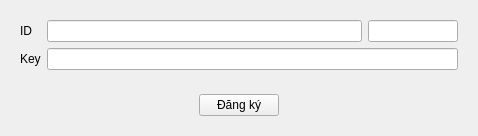
<?xml version="1.0" encoding="UTF-8"?>
<ui version="4.0">
 <class>RegisterDialog</class>
 <widget class="QDialog" name="RegisterDialog">
  <property name="geometry">
   <rect>
    <x>0</x>
    <y>0</y>
    <width>478</width>
    <height>136</height>
   </rect>
  </property>
  <property name="windowTitle">
   <string>Đăng ký</string>
  </property>
  <layout class="QGridLayout" name="gridLayout_2">
   <property name="leftMargin">
    <number>20</number>
   </property>
   <property name="topMargin">
    <number>20</number>
   </property>
   <property name="rightMargin">
    <number>20</number>
   </property>
   <property name="bottomMargin">
    <number>20</number>
   </property>
   <item row="2" column="1">
    <spacer name="verticalSpacer">
     <property name="orientation">
      <enum>Qt::Orientation::Vertical</enum>
     </property>
     <property name="sizeHint" stdset="0">
      <size>
       <width>20</width>
       <height>40</height>
      </size>
     </property>
    </spacer>
   </item>
   <item row="1" column="0">
    <widget class="XLabel" name="label_2">
     <property name="text">
      <string>Key</string>
     </property>
    </widget>
   </item>
   <item row="0" column="1">
    <widget class="XLineEdit" name="txtID">
     <property name="readOnly">
      <bool>true</bool>
     </property>
    </widget>
   </item>
   <item row="0" column="0">
    <widget class="XLabel" name="label">
     <property name="text">
      <string>ID</string>
     </property>
    </widget>
   </item>
   <item row="0" column="2">
    <widget class="XLineEdit" name="txtVersion">
     <property name="sizePolicy">
      <sizepolicy hsizetype="Fixed" vsizetype="Fixed">
       <horstretch>0</horstretch>
       <verstretch>0</verstretch>
      </sizepolicy>
     </property>
     <property name="minimumSize">
      <size>
       <width>80</width>
       <height>0</height>
      </size>
     </property>
     <property name="maximumSize">
      <size>
       <width>90</width>
       <height>16777215</height>
      </size>
     </property>
     <property name="readOnly">
      <bool>true</bool>
     </property>
    </widget>
   </item>
   <item row="1" column="1" colspan="2">
    <widget class="XLineEdit" name="txtKey"/>
   </item>
   <item row="3" column="0" colspan="3">
    <layout class="QHBoxLayout" name="horizontalLayout">
     <item>
      <spacer name="horizontalSpacer">
       <property name="orientation">
        <enum>Qt::Orientation::Horizontal</enum>
       </property>
       <property name="sizeHint" stdset="0">
        <size>
         <width>40</width>
         <height>20</height>
        </size>
       </property>
      </spacer>
     </item>
     <item>
      <widget class="XPushButton" name="btnRegister">
       <property name="text">
        <string>Đăng ký</string>
       </property>
       <property name="autoDefault">
        <bool>false</bool>
       </property>
      </widget>
     </item>
     <item>
      <spacer name="horizontalSpacer_2">
       <property name="orientation">
        <enum>Qt::Orientation::Horizontal</enum>
       </property>
       <property name="sizeHint" stdset="0">
        <size>
         <width>40</width>
         <height>20</height>
        </size>
       </property>
      </spacer>
     </item>
    </layout>
   </item>
  </layout>
 </widget>
 <customwidgets>
  <customwidget>
   <class>XLabel</class>
   <extends>QLabel</extends>
   <header>XLabel.h</header>
  </customwidget>
  <customwidget>
   <class>XLineEdit</class>
   <extends>QLineEdit</extends>
   <header>XLineEdit.h</header>
  </customwidget>
  <customwidget>
   <class>XPushButton</class>
   <extends>QPushButton</extends>
   <header>XPushButton.h</header>
  </customwidget>
 </customwidgets>
 <resources/>
 <connections/>
</ui>
